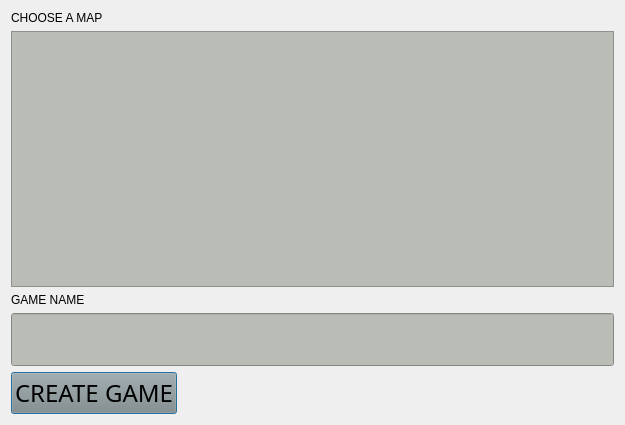
<?xml version="1.0" encoding="UTF-8"?>
<ui version="4.0">
 <class>CreateGameWindow</class>
 <widget class="QDialog" name="CreateGameWindow">
  <property name="geometry">
   <rect>
    <x>0</x>
    <y>0</y>
    <width>625</width>
    <height>425</height>
   </rect>
  </property>
  <property name="windowTitle">
   <string>Dialog</string>
  </property>
  <layout class="QFormLayout" name="formLayout">
   <item row="0" column="0">
    <widget class="QLabel" name="label">
     <property name="maximumSize">
      <size>
       <width>16777215</width>
       <height>500</height>
      </size>
     </property>
     <property name="styleSheet">
      <string notr="true">font: 36pt &quot;Sarai&quot;;</string>
     </property>
     <property name="text">
      <string>CHOOSE A MAP</string>
     </property>
    </widget>
   </item>
   <item row="1" column="0" colspan="2">
    <widget class="QListView" name="listView">
     <property name="maximumSize">
      <size>
       <width>16777215</width>
       <height>400</height>
      </size>
     </property>
     <property name="styleSheet">
      <string notr="true">background-color: rgb(186, 189, 182);</string>
     </property>
    </widget>
   </item>
   <item row="3" column="0" colspan="2">
    <widget class="QLineEdit" name="lineEdit">
     <property name="maximumSize">
      <size>
       <width>16777215</width>
       <height>900</height>
      </size>
     </property>
     <property name="font">
      <font>
       <family>Sarai</family>
       <pointsize>24</pointsize>
       <bold>true</bold>
      </font>
     </property>
     <property name="styleSheet">
      <string notr="true">background-color: rgb(186, 189, 182);</string>
     </property>
    </widget>
   </item>
   <item row="2" column="0">
    <widget class="QLabel" name="label_2">
     <property name="maximumSize">
      <size>
       <width>16777215</width>
       <height>100</height>
      </size>
     </property>
     <property name="layoutDirection">
      <enum>Qt::RightToLeft</enum>
     </property>
     <property name="styleSheet">
      <string notr="true">font: 30pt &quot;Sarai&quot;;</string>
     </property>
     <property name="text">
      <string>GAME NAME</string>
     </property>
    </widget>
   </item>
   <item row="4" column="0">
    <widget class="QPushButton" name="pushButton">
     <property name="maximumSize">
      <size>
       <width>300</width>
       <height>200</height>
      </size>
     </property>
     <property name="font">
      <font>
       <family>Sarai</family>
       <pointsize>18</pointsize>
       <italic>false</italic>
       <bold>false</bold>
      </font>
     </property>
     <property name="cursor">
      <cursorShape>PointingHandCursor</cursorShape>
     </property>
     <property name="whatsThis">
      <string>&lt;html&gt;&lt;head/&gt;&lt;body&gt;&lt;p&gt;CREATE GAME&lt;/p&gt;&lt;/body&gt;&lt;/html&gt;</string>
     </property>
     <property name="layoutDirection">
      <enum>Qt::RightToLeft</enum>
     </property>
     <property name="styleSheet">
      <string notr="true">font: 18pt &quot;Sarai&quot;;
background-color: rgb(136, 138, 133);</string>
     </property>
     <property name="text">
      <string>CREATE GAME</string>
     </property>
    </widget>
   </item>
  </layout>
 </widget>
 <resources/>
 <connections/>
</ui>
